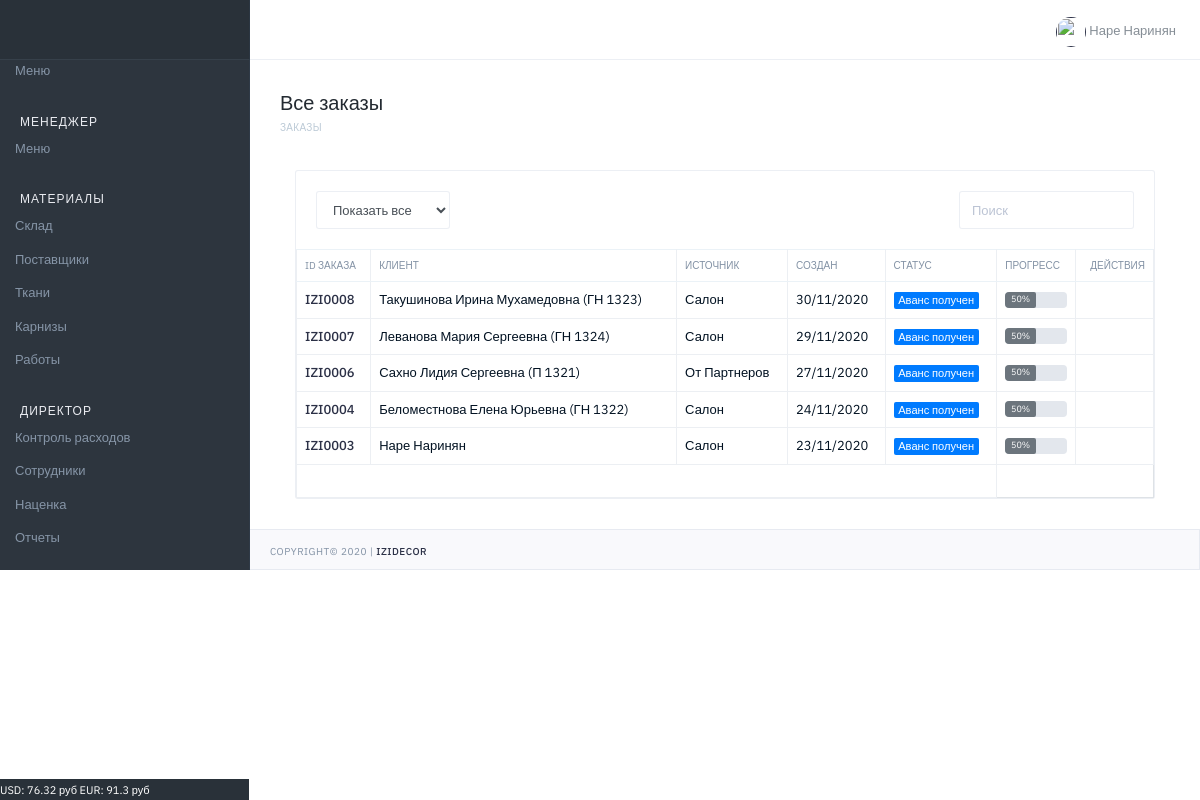
Page /manager/orders/ (signed in) on the committed database.
### markup/models.py (models this page shows, shortened)
class MarkupCurrency(models.Model):
    name = models.CharField(verbose_name='Название', max_length=100)
    value = models.FloatField(verbose_name='Значение', default=0)

### orders/models.py (models this page shows, shortened)
class Order(models.Model):
    STATUS_V = (
        (0, 'Запланирован'),
        (1, 'КП подготовлено'),
        (2, 'КП утверждено'),
        (3, 'Договор подготовлен'),
        (4, 'Договор подписан'),
        (5, 'Аванс получен'),
        (6, 'Материалы заказаны'),
        (7, 'Материалы оплачены'),
        (8, 'Материалы отгружены'),
        (9, 'Работы заказаны'),
        (10, 'Заказ выдан'),
        (11, 'Архив'),
    )
    STATUS_CSS = (
        (0, 'secondary'),
        (1, 'secondary'),
        (2, 'secondary'),
        (3, 'info'),
        (4, 'info'),
        (5, 'primary'),
        (6, 'primary'),
        (7, 'primary'),
        (8, 'primary'),
        (9, 'primary'),
        (10, 'success'),
        (11, 'warning'),
    )
    STATUS_P = (
        (0, 0),
        (1, 10),
        (2, 20),
        (3, 30),
        (4, 40),
        (5, 50),
        (6, 60),
        (7, 70),
        (8, 80),
        (9, 90),
        (10, 100),
        (11, 0)
    )
    STATUS_V_T = (
        (0, 'Не заказаны'),
        (1, 'Заказаны'),
        (2, 'Оплачены'),
        (3, 'Отгружены'),
    )
    STATUS_V_D = (
        (0, 'Нет скидки'),
        (1, 'Не согласована'),
        (2, 'Согласована'),
        (3, 'Отказано'),
    )
    STATUS_V_D2 = (
        (0, 'Нет скидки'),
        (1, 'Ожидание согласования'),
        (2, 'Согласована'),
        (3, 'Отказано'),
        (4, 'Частичное согласование'),
    )
    number = models.CharField(verbose_name='Номер', max_length=100, blank=True, null=True, default=GetCountOrder)
    status = models.IntegerField(verbose_name='Статус', choices=STATUS_V, default=0)
    status_css = models.IntegerField(verbose_name='Статус', choices=STATUS_CSS, default=0)
    progress = models.IntegerField(verbose_name='Прогресс', choices=STATUS_P, default=0)
    textile_state = models.IntegerField(verbose_name='Состояние по текстилю', choices=STATUS_V_T, default=0)
    cornice_state = models.IntegerField(verbose_name='Состояние по карнизам', choices=STATUS_V_T, default=0)
    work_state = models.IntegerField(verbose_name='Состояние по работам', choices=STATUS_V_T, default=0)
    discount_status = models.IntegerField(verbose_name='Общий статус скидки', choices=STATUS_V_D2, default=0)
    discount_t = models.FloatField(verbose_name='Скидка к текстилю', max_length=100, blank=True, null=True, default=1)
    discount_t_s = models.IntegerField(verbose_name='Статус скидки', choices=STATUS_V_D, default=0)
    discount_c = models.FloatField(verbose_name='Скидка к карнизам', max_length=100, blank=True, null=True, default=1)
    discount_c_s = models.IntegerField(verbose_name='Статус скидки', choices=STATUS_V_D, default=0)
    discount_w = models.FloatField(verbose_name='Скидка к работам', max_length=100, blank=True, null=True, default=1)
    discount_w_s = models.IntegerField(verbose_name='Статус скидки', choices=STATUS_V_D, default=0)
    discount_view = models.IntegerField(verbose_name='Просмотр скидки', default=0)
    date_created = models.DateTimeField(verbose_name='Дата создания', auto_now_add=True, null=True)
    date_finished = models.DateField(verbose_name='Дата исполнения', blank=True, null=True)
    user = models.ForeignKey(User, on_delete=models.CASCADE, verbose_name='Пользователь', blank=True, null=True)
    user_view = models.IntegerField(verbose_name='Просмотр', default=0)

class Customer(models.Model):
    SOURCE_T = (
        (0, 'От Партнеров'),
        (1, 'Социальные сети'),
        (2, 'Маркетплейс'),
        (3, 'Телефон'),
        (4, 'Салон'),
    )
    order = models.ManyToManyField(Order, verbose_name='Заказ')
    name = models.CharField(verbose_name='ФИО', max_length=100)
    phone = models.CharField(verbose_name='Телефон', max_length=100, blank=True)
    email = models.CharField(verbose_name='email', max_length=100, blank=True)
    address = models.CharField(verbose_name='Адрес', max_length=300, blank=True)
    pass_series = models.CharField(verbose_name='Серия', max_length=10, blank=True)
    pass_number = models.CharField(verbose_name='Номер', max_length=10, blank=True)
    pass_date = models.CharField(verbose_name='Дата выдачи', max_length=10, blank=True)
    pass_issued = models.CharField(verbose_name='Выдан', max_length=300, blank=True)
    source_t = models.IntegerField(verbose_name='Источник', choices=SOURCE_T, default=0)
    user = models.ForeignKey(User, on_delete=models.CASCADE, verbose_name='Пользователь', blank=True, null=True)
    date_created = models.DateTimeField(verbose_name='Дата создания', auto_now_add=True, null=True)

### manager/views.py (the view)
# urls.py: path('orders/', M_OrderView, name="orders"),
@login_required(login_url='login')
def M_OrderView(request):
    qs = Order.objects.filter(status__gte=5, status__lte=10).order_by('-date_created')
    customer = Customer.objects.all()
    context = {
        'orders': qs,
        'customer': customer
    }
    return render(request, 'manager/orders_.html', context)

### main/template_tags/custom_tags.py (called while the page is built)
@register.filter(name='has_group')
def has_group(user, group_name):
    return user.groups.filter(name=group_name).exists()

@register.simple_tag()
def get_currency():
    usd = MarkupCurrency.objects.get(name='USD')
    eur = MarkupCurrency.objects.get(name='EUR')
    f = f'USD: {round(usd.value,2)} руб  EUR: {round(eur.value,2)} руб'
    return f

### manager/templates/manager/orders_.html (shortened to what this page needs)
{% extends "main/base.html" %}
{% block title_h1 %}Все заказы{% endblock %}
{% block breadcrumb %}Заказы{% endblock %}
{% block body_content %}
                     <div class="col-md-12 col-lg-12">
                        <div class="card mg-b-30">
                           <div class="card-body pd-0">
                              <div class="row">
                                 <div class="mg-20 form-inline wd-100p">
                                    <div class="col-sm-6">
                                       <div class="form-group">
                                          <select id="foo-filter-status" class="form-control">
                                             <option value="">Показать все</option>
                                          </select>
                                       </div>
                                    </div>
                                    <div class="col-sm-6">
                                       <div class="form-group ft-right">
                                          <input id="foo-search" type="text" placeholder="Поиск" class="form-control" autocomplete="off">
                                       </div>
                                    </div>
                                 </div>
                              </div>
                              <table id="foo-filtering" class="table table-bordered table-hover toggle-circle" data-page-size="50">
                                  <thead class="tx-10 tx-uppercase">
                                     <tr>
                                        <th>ID заказа</th>
                                        <th>Клиент</th>
                                        <th>Источник</th>
                                        <th>Создан</th>
                                        <th>Статус</th>
                                         <th>Прогресс</th>
                                        <th class="tx-right">Действия</th>
                                     </tr>
                                  </thead>
                                 <tbody>
                                    {% for q in orders %}
                                        <tr class="odd gradeX">
                                            <td><a href="{% url 'manager:order_view' q.id %}">{{q.number}}
                                            </a></td>
                                            <td>
                                                {% for cus in customer %}
                                                    {% for ord in cus.order.all %}
                                                        {% if q.number == ord.number %}
                                                            {{cus.name}}
                                                        {% endif %}
                                                    {% endfor %}
                                                {% endfor %}
                                            </td>
                                            <td>
                                                {% for cus in customer %}
                                                    {% for ord in cus.order.all %}
                                                        {% if q.number == ord.number %}
                                                            {{cus.get_source_t_display}}
                                                        {% endif %}
                                                    {% endfor %}
                                                {% endfor %}
                                            </td>
                                            <td>{{q.date_created|date:'d/m/Y'}}</td>
                                            <td><span class="badge badge-{{q.get_status_css_display}}">{{q.get_status_display}}</span></td>
                                            <td>
                                                {% if q.get_progress_display %}
                                                    <div class="progress">
                                                        <div class="badge badge-secondary" role="progressbar" style="width: {{q.get_progress_display}}%" aria-valuenow="{{q.get_progress_display}}" aria-valuemin="0" aria-valuemax="100">{{q.get_progress_display}}%</div>
                                                    </div>
                                                {% endif %}
                                            </td>
                                            <td class="tx-right">
                                                <a href="{% url 'manager:order_view' q.id %}"  title="" data-toggle="tooltip" data-original-title="Заказать"></a>
                                                <a href="{% url 'manager:order_budget_view' q.id %}"  title="" data-toggle="tooltip" data-original-title="Бюджет"></a>
                                            </td>
                                        </tr>
                                    {% endfor %}
                                 </tbody>
                                 <tfoot>
                                    <tr>
                                       <td colspan="5">
                                       </td>
                                    </tr>
                                 </tfoot>
                              </table>
                           </div>
                        </div>
                     </div>
{% endblock %}

### main/templates/main/main_elements/footer.html
<div class="sidebar-footer">
   <span class="tx tx-11 tx-white">{% get_currency %}</span>
</div>

### main/templates/main/main_elements/notification.html (shortened to what this page needs)
<div class="header-right pull-right">
 <ul class="list-inline justify-content-end">
    {% if user.is_authenticated %}
       <li class="list-inline-item dropdown">
          <a  href="" role="button" data-toggle="dropdown" aria-haspopup="true" aria-expanded="false">
          <img src="/static/main/assets/images/users-face/female_icon.png" class="img-fluid wd-30 ht-30 rounded-circle" alt="">
             <span class="tx-13 tx-gray-600">{{ user.get_full_name }}</span>
          </a>
       </li>
    {% endif %}
 </ul>
</div>

### rows in the picture
MarkupCurrency: value.value "USD: 76.32 руб EUR: 91.3 руб"
Order: number "IZI0008", date_created "30/11/2020", status "Аванс получен", progress "50"
Customer: name "Такушинова Ирина Мухамедовна (ГН 1323)", source_t "Салон"
Order: number "IZI0007", date_created "29/11/2020", status "Аванс получен", progress "50"
Customer: name "Леванова Мария Сергеевна (ГН 1324)", source_t "Салон"
Order: number "IZI0006", date_created "27/11/2020", status "Аванс получен", progress "50"
Customer: name "Сахно Лидия Сергеевна (П 1321)", source_t "От Партнеров"
Order: number "IZI0004", date_created "24/11/2020", status "Аванс получен", progress "50"
Customer: name "Беломестнова Елена Юрьевна (ГН 1322)", source_t "Салон"
Order: number "IZI0003", date_created "23/11/2020", status "Аванс получен", progress "50"
Customer: name "Наре Наринян", source_t "Салон"

### other values in the picture
{{ user.get_full_name }} "Наре Наринян"
